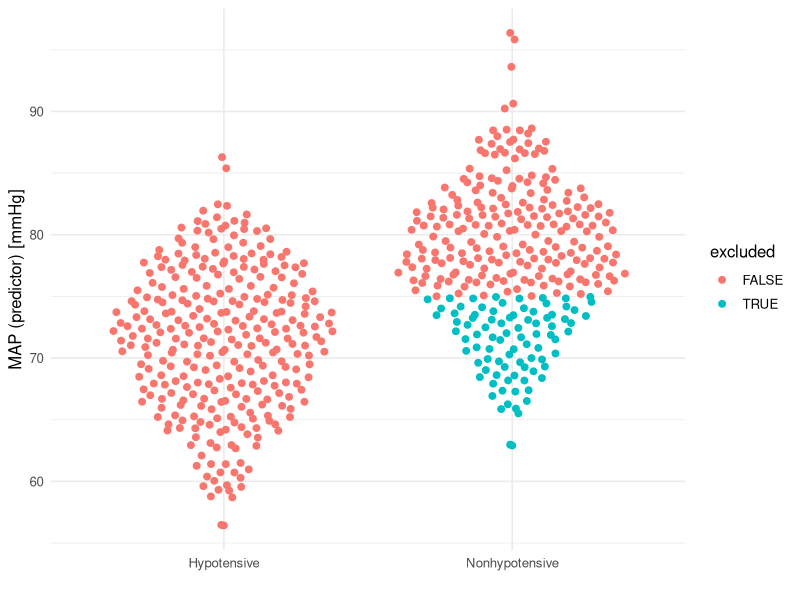
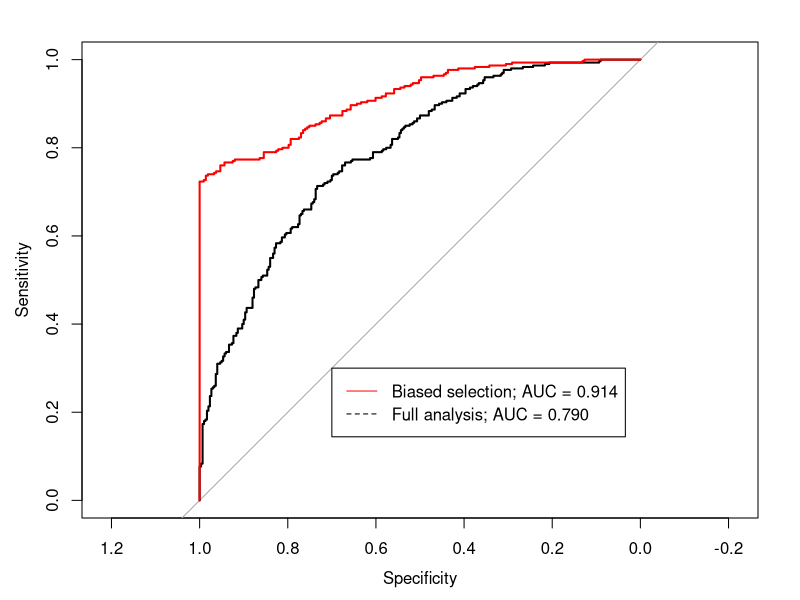
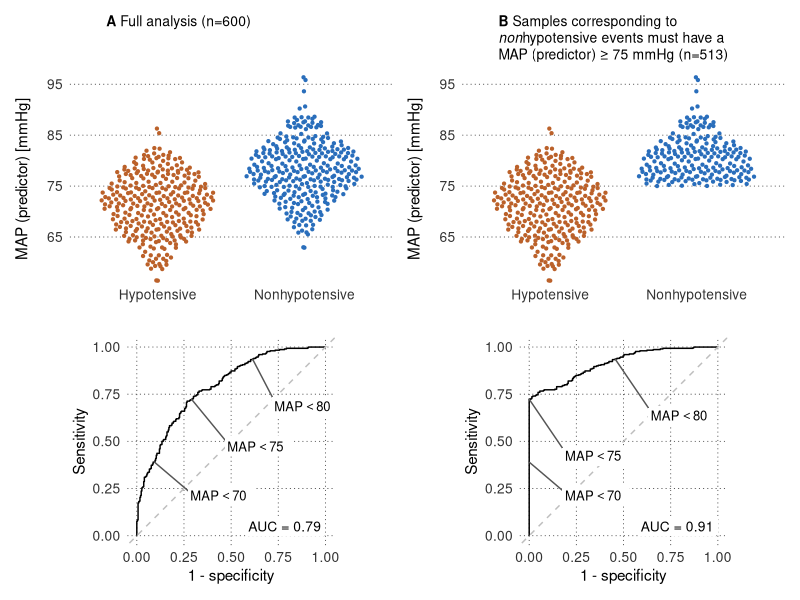
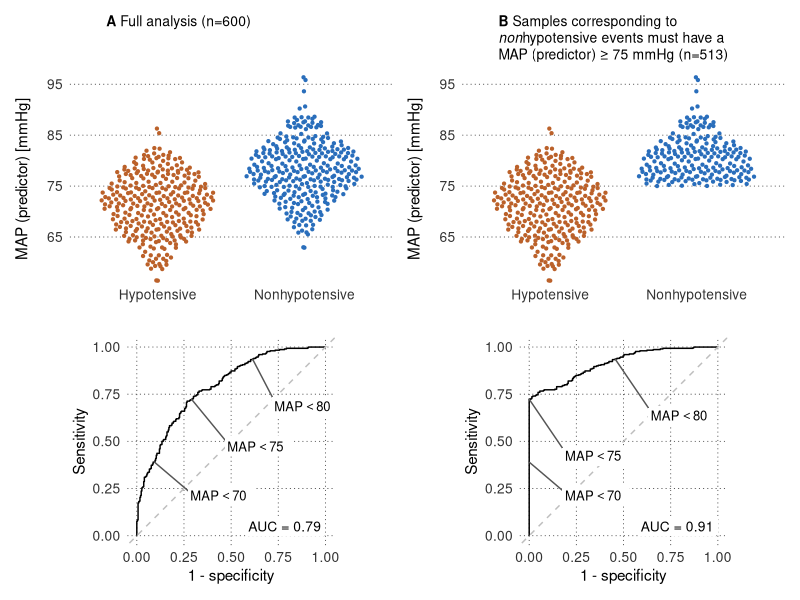
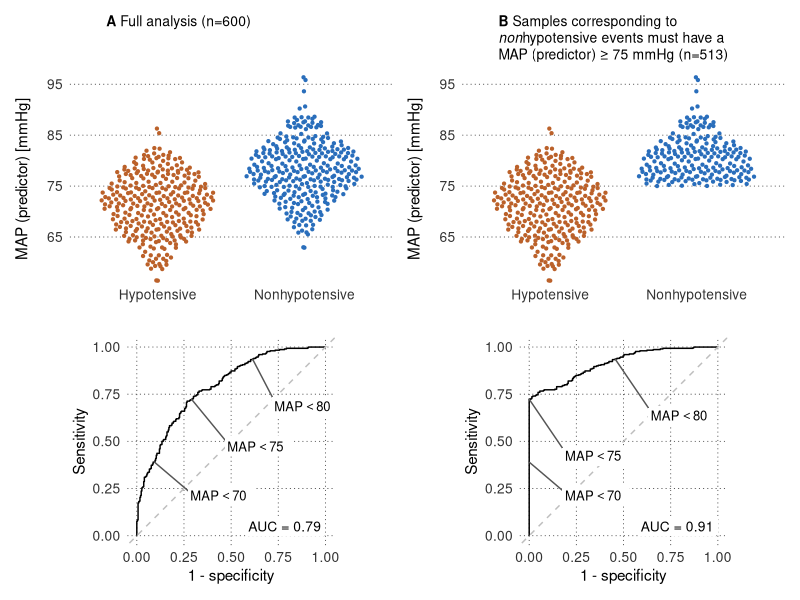

Here is the R script that generated these plots, in order:
## ---- chunk 1
knitr::opts_chunk$set(echo = TRUE, message = FALSE,
                      fig.width = 7,
                      fig.height = 5,
                      fig.retina = 2,
                      out.width = "70%",
                      fig.align = "center",
                      fig.pos = "H", out.extra = "")
## ---- chunk 2
library(pROC)
library(tidyverse)

# A few extra packages are used to create the simulation figure. We load these in 
# the relevant section.

theme_set(theme_minimal(base_size = 12))
## ---- chunk 3
set.seed(999)

d <- data.frame(
    Hypotensive = rnorm(300, mean = 72, sd = 6),
    Nonhypotensive = rnorm(300, mean = 78, sd = 6)) |>
    pivot_longer(everything(), names_to = "outcome",
                 values_to = "map_predictor") |>
    mutate(hypo = outcome == "Hypotensive",
           excluded = !hypo & map_predictor < 75)

## ---- chunk 4
ggplot(d, aes(hypo, map_predictor, color = excluded)) +
    ggbeeswarm::geom_quasirandom(size = 2, bandwidth = 0.8) +
    scale_x_discrete(limits = c(TRUE, FALSE), name = "", labels = c("Hypotensive", "Nonhypotensive")) +
    labs(y = "MAP (predictor) [mmHg]") 
    
## ---- chunk 5
# With all data
roc_analysis_full <- roc(hypo~map_predictor, data = d)
# Include only data that is either event or non-event per model-development definition
roc_analysis_biased <- roc(hypo~map_predictor, data = filter(d, !excluded))

plot(roc_analysis_full)
plot(roc_analysis_biased, col = "red", add = TRUE)
legend(
    x = 0.7, y = 0.3,
    legend = c(
        sprintf("Biased selection; AUC = %.3f", auc(roc_analysis_biased)),
        sprintf("Full analysis; AUC = %.3f", auc(roc_analysis_full))
    ),
    lty = c(1, 2, 1),
    col = c("red", "black", "black")
)  
## ---- chunk 6
library(ggrepel)
library(patchwork)

# Set plot theme
# Plot theme
# Theme for plot
theme_set(
    theme_minimal(base_size = 11) +
        theme(
            plot.title = ggtext::element_textbox_simple(
                size = 10,
                vjust = 0,
                minheight = unit(3, "lines"), width = unit(2.5, "inches")
            ),
            axis.title = element_text(size = rel(1)),
            axis.text = ggplot2::element_text(size = ggplot2::rel(0.9),
                                              color = "#333333"),
            panel.grid.major = ggplot2::element_line(
                color = "#454545",
                size = 0.3,
                linetype = "dotted"
            ),
            panel.grid.minor = ggplot2::element_blank()
        ))

plot_colors <- c("#bb612a", "#2A6EBB")

# First we extract all combinations of sensitivity, specificity and thresholds for  
# all ROC analyses
roc_data_full <- as.data.frame(roc_analysis_full[c("sensitivities", 
                                                   "specificities", 
                                                   "thresholds")])  |>  
    arrange(desc(specificities), sensitivities)

roc_data_biased <- as.data.frame(roc_analysis_biased[c("sensitivities", 
                                                   "specificities", 
                                                   "thresholds")]) |> 
    arrange(desc(specificities), sensitivities)

# We extract the rows with thresholds closest to 70, 75 and 80
# This is used for labeling the ROC curves.
roc_label_filter <- function(roc_data) {
    roc_data |>
        filter(
            row_number() == which.min(abs(thresholds - 70)) |
                row_number() == which.min(abs(thresholds - 75)) |
                row_number() == which.min(abs(thresholds - 80))
        )
}

roc_labels_full <- roc_label_filter(roc_data_full)
roc_labels_biased <- roc_label_filter(roc_data_biased)

# Make the 2 ROC panels
roc_plot_full <- ggplot(roc_data_full, aes(1-specificities, sensitivities)) +
    geom_step() +
    geom_abline(slope = 1, intercept = 0, linetype = 2, color = "grey") +
    geom_label_repel(aes(label = glue::glue("MAP < {round(thresholds, 0)}")),
                    parse = TRUE,
                    size = 3.3,
                    box.padding = 0.1,
                    point.size = 0.1,
                    segment.color = "#555555",
                    position = position_nudge_repel(y = -0.25, x=0.2),
                    ylim = c(0.15, 1),
                    xlim = c(0, 1.1), # extend to outside plotting area
                    direction = "y",
                    label.size  = NA,
                    hjust = 0,
                    family = "Helvetica",
                    data = roc_labels_full
    ) +
    annotate("label",
             x = 1, y = 0, 
             label = sprintf("AUC = %.2f", auc(roc_analysis_full)),
             hjust = 1, vjust = -0,
             label.size = NA,
             family = "Helvetica",
             size = 3.5) + 
    labs(x = "1 - specificity", y = "Sensitivity") +
    coord_equal()


roc_plot_biased <- ggplot(roc_data_biased, aes(1-specificities, sensitivities)) +
    geom_step() +
    geom_abline(slope = 1, intercept = 0, linetype = 2, color = "grey") +
    geom_label_repel(aes(label = glue::glue("MAP < {round(thresholds, 0)}")),
                    parse = TRUE,
                    size = 3.3,
                    box.padding = 0.1,
                    point.size = 0.3,
                    segment.color = "#555555",
                    position = position_nudge_repel(y = -0.3, x=0.2),
                    ylim = c(0.15, 1),
                    xlim = c(0, 1.1), # extend to outside plotting area
                    direction = "y",
                    label.size  = NA,
                    hjust = 0,
                    family = "Helvetica",
                    data = roc_labels_biased
    ) +
    annotate("label",
             x = 1, y = 0, 
             label = sprintf("AUC = %.2f", auc(roc_analysis_biased)),
             hjust = 1, vjust = -0,
             label.size = NA,
             family = "Helvetica",
             size = 3.5) + 
    labs(x = "1 - specificity", y = "Sensitivity") +
    coord_equal()

# Make the 2 dot plots
color_scale <- scale_color_manual(values = plot_colors)

map_scale <- scale_y_continuous(breaks = seq(45, 105, by = 10), 
    expand = c(0.01,0.01),
    name = "MAP (predictor) [mmHg]")

dot_plot_full <- ggplot(d, aes(outcome, map_predictor, color = outcome)) + 
    ggbeeswarm::geom_quasirandom(size = 0.8, bandwidth = 1, show.legend = FALSE) +
    map_scale +
    labs(x = "",
         title = sprintf("**A** Full analysis (n=%d)", nrow(d))) + 
    color_scale +
    theme(panel.grid.major.x = element_blank())

dot_plot_biased <- ggplot(d, aes(outcome, map_predictor, color = outcome, 
                                 # Instead of removing excluded points, we set 
                                 # alpha to 0 for these points.
                                 # this makes the shapes of the quasirandom
                                 # scatters identical, so it is clear that we
                                 # simply exclude MAP values below 75.
                                 alpha = excluded)) + 
    ggbeeswarm::geom_quasirandom(size = 0.8, bandwidth = 1, show.legend = FALSE) +
    map_scale +
    scale_alpha_manual(values = c(1, 0)) +
    labs(x = "",
         title = sprintf("**B** Samples corresponding to <em>non</em>hypotensive events must have a MAP (predictor) ≥ 75 mmHg (n=%d)", nrow(filter(d, !excluded)))) +
    color_scale +
    theme(panel.grid.major.x = element_blank())

# Combine plots
simulation_figure <- dot_plot_full + dot_plot_biased +
    roc_plot_full + roc_plot_biased + 
    plot_layout(ncol = 2, byrow = TRUE, heights = c(1, 1))

ggsave("figure3_simulation.pdf", simulation_figure, device = cairo_pdf, 
    width = 15, height = 17, units = "cm", scale = 1)
ggsave("figure3_simulation.png", simulation_figure, device = ragg::agg_png, bg = "white", 
    width = 15, height = 17, units = "cm", scale = 1)

simulation_figure
